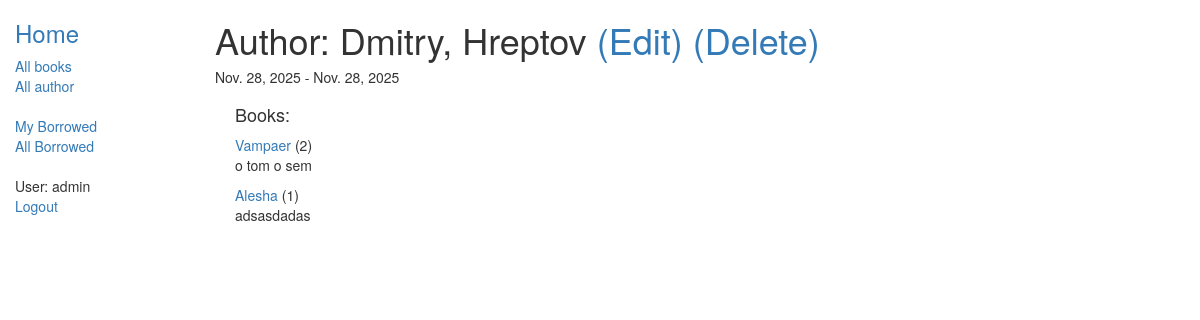
/catalog/author/1 (signed in), run on the app's committed database.
### catalog/models.py (models this page shows, shortened)
class Author(models.Model):
    first_name = models.CharField(max_length=100)
    last_name = models.CharField(max_length=100)
    date_of_birth = models.DateField(null=True, blank=True)
    date_of_death = models.DateField('Died', null=True, blank=True)

class Book(models.Model):
    title = models.CharField(max_length=200)
    author = models.ForeignKey('Author', on_delete=models.SET_NULL, null=True)
    summary = models.TextField(max_length=1000, help_text="Enter a brief description of the book")
    isbn = models.CharField('ISBN',max_length=13, help_text='13 Character <a href="https://www.isbn-international.org/content/what-isbn">ISBN number</a>')
    genre = models.ManyToManyField(Genre, help_text="Select a genre for this book")
    def get_absolute_url(self):
        return reverse('book-detail', args=[str(self.id)])
    def display_genre(self):
        """
        Creates a string for the Genre. This is required to display genre in Admin.
        """
        return ', '.join([genre.name for genre in self.genre.all()[:3]])
    display_genre.short_description = 'Genre'

### catalog/views.py (the view)
# urls.py: path('author/<int:pk>', views.AuthorDetailView.as_view(), name='author-detail'),
class AuthorDetailView(generic.DetailView):
    model = Author
    paginate_by = 10

### catalog/templates/catalog/author_detail.html
{% extends "base_generic.html" %}
{% block content %}
  <h1>Author: {{ author.first_name}}, {{author.last_name}}
      {% if user.is_staff %}
        <a href="{% url 'author-update' author.pk %}"> (Edit) </a>
        <a href="{% url 'author-delete' author.pk %}"> (Delete) </a>
      {% endif %}
  </h1>
  <h5>{{author.date_of_birth}} - {{author.date_of_death}}</h5>
    <div style="margin-left:20px;margin-top:20px">
        <h4>Books:</h4>
        {% for copy in author.book_set.all %}
        <p><a href="{{ copy.get_absolute_url }}">{{copy.title}} </a>({{ copy.bookinstance_set.count }})<br> {{copy.summary}}</p>
    {% empty %}
      <p>No books available</p>
    {% endfor %}
    </div>
{% endblock %}

### catalog/templates/base_generic.html (shortened to what this page needs)
<!doctype html>
<html lang="en">
  <head>
    <link
      rel="stylesheet"
      href="https://maxcdn.bootstrapcdn.com/bootstrap/3.3.7/css/bootstrap.min.css" />
    {% load static %}
    <link rel="stylesheet" href="{% static 'css/styles.css' %}" />
  </head>
  <body>
    <div class="container-fluid">
      <div class="row">
        <div class="col-sm-2">
          {% block sidebar %}
            <ul class="sidebar-nav">
              <li><a href="{% url 'index' %}"><h3>Home</h3></a></li>
              <li><a href="{% url 'books' %}">All books</a></li>
              <li><a href="{% url 'author' %}">All author</a></li><br>
                {% if user.is_authenticated %}
                <li><a href="{% url 'my-borrowed' %}">My Borrowed</a></li>
                {% if user.is_staff %}
                <li><a href="{% url 'all-borrowed' %}">All Borrowed</a></li><br>
                {% endif %}
                <li>User: {{ user.get_username }}</li>
                <li><a href="{% url 'logout'%}?next={{request.path}}">Logout</a></li>
                {% else %}
                <li><a href="{% url 'login'%}?next={{request.path}}">Login</a></li>
                {% endif %}
            </ul>
          {% endblock %}
        </div>
        <div class="col-sm-10">
          {% block content %}{% endblock %}
        </div>
      </div>
    </div>
  </body>
</html>

### catalog/static/css/styles.css (style rules this page uses)
.sidebar-nav { margin-top: 20px; padding: 0; list-style: none; }

### data on the page
Author: first_name "Dmitry", last_name "Hreptov", date_of_birth "Nov. 28, 2025", date_of_death "Nov. 28, 2025"
Book: title "Vampaer", bookinstance_set.count "2", summary "o tom o sem"
Book: title "Alesha", bookinstance_set.count "1", summary "adsasdadas"

### other printed values
{{ user.get_username }} "admin"
